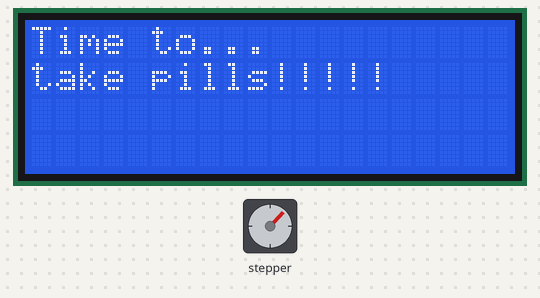
The sketch below on a simulated Arduino Uno, built with avr-gcc and run on an emulated ATmega328P. Shown: stepper motor, 20×4 character LCD. Wiring (inferred from the names in the program): stepper motor (2048 steps per turn assumed): coils pin 8, pin 9, pin 10, pin 11.

Above: at 0.7 s.
At 14.4 s:
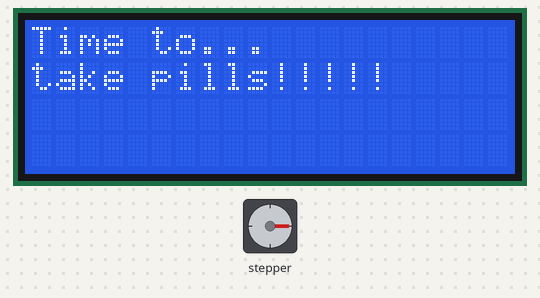
At 24.3 s:
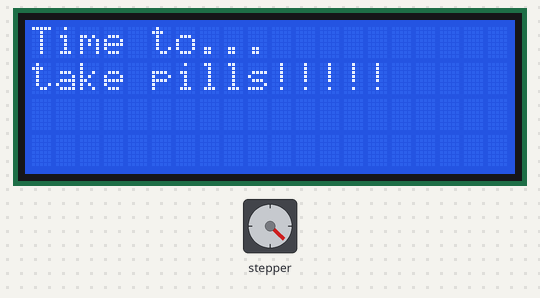
At 34.2 s:
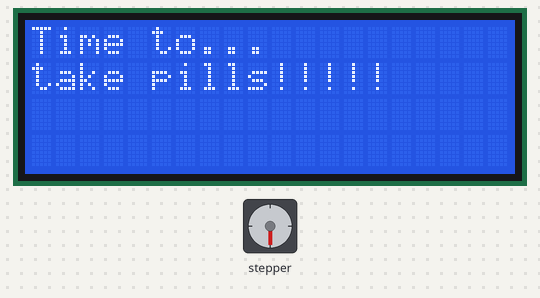
Timing chart, 0 to 40.0 s (numbered marks = the images above):
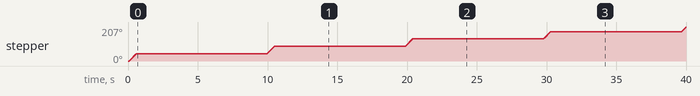

The sketch:

_13_steppermotor.ino
```cpp
/***********************************************************
File name: 13_steppermotor.ino
Description: You can observe the stepper motor is fast and
             forward in a circle, next the stepper motor is
             slow and reverse in a circle.
Website: www.quadstore.in
***********************************************************/

#include <Wire.h>
#include <LiquidCrystal_I2C.h>

LiquidCrystal_I2C lcd(0x27,20,4);

int Pin0 = 8;//definition digital 8 pins as pin to control the IN1 (ULN24L01)
int Pin1 = 9;//definition digital 9 pins as pin to control the IN2 (ULN24L01)
int Pin2 = 10;//definition digital 10 pins as pin to control the IN3 (ULN24L01)
int Pin3 = 11;//definition digital 11 pins as pin to control the IN4 (ULN24L01)

int _step = 512;
int _speed = 1;
void setup()
{
 pinMode(Pin0, OUTPUT);//Set digital 8 port mode, the OUTPUT for the output
 pinMode(Pin1, OUTPUT);//Set digital 9 port mode, the OUTPUT for the output
 pinMode(Pin2, OUTPUT);//Set digital 10 port mode, the OUTPUT for the output
 pinMode(Pin3, OUTPUT);//Set digital 11 port mode, the OUTPUT for the output
 lcd.init();
 lcd.backlight();
 lcd.setCursor(0,0);
}

void loop()
{
   //Speed(15);//Stepper motor speed = 15 fast (note:speed from 1 to 15)
  //Step(512);//Stepper motor forward 512 steps ---- 360 angle
  //delay(2000);// delay 2S
   //Speed(15); //Stepper motor speed = 1 slow  (note:speed from 1 to 15)
  //Step(-512);//Stepper motor backward 512 steps ---- 360 angle
  //delay(2000);//delay 2S

    Speed(15);
    Step(64);

    lcd.setCursor(0,0);

    lcd.print("Time to...");
    lcd.setCursor(0,1);
    lcd.print("take pills!!!!!");

    delay(1500);

    lcd.clear();

    delay(300);

    lcd.print("Time to...");
    lcd.setCursor(0,1);
    lcd.print("take pills!!!!!");

    delay(1500);

    lcd.clear();

    delay(500);

    lcd.print("Time to...");
    lcd.setCursor(0,1);
    lcd.print("take pills!!!!!");

    delay(1500);

    lcd.clear();

    delay(4000);
}
void Speed(int stepperspeed)//set Stepper speed
{
    _speed = 15 - stepperspeed;
    if( _speed<1){
     _speed = 1;
    }
    if( _speed>15){
     _speed = 15;
    }
}
void Step(int _step)//Stepper motor rotation
{
  if(_step>=0){  // Stepper motor forward
    for(int i=0;i<_step;i++){
      setStep(1, 0, 0, 1);
      delay(_speed);
      setStep(1, 0, 0, 0);
      delay(_speed);
      setStep(1, 1, 0, 0);
      delay(_speed);
      setStep(0, 1, 0, 0);
      delay(_speed);
      setStep(0, 1, 1, 0);
      delay(_speed);
      setStep(0, 0, 1, 0);
      delay(_speed);
      setStep(0, 0, 1, 1);
      delay(_speed);
      setStep(0, 0, 0, 1);
      delay(_speed);
    }
  }else{ // Stepper motor backward
     for(int i=_step;i<0;i++){
      setStep(0, 0, 0, 1);
      delay(_speed);
      setStep(0, 0, 1, 1);
      delay(_speed);
      setStep(0, 0, 1, 0);
      delay(_speed);
      setStep(0, 1, 1, 0);
      delay(_speed);
      setStep(0, 1, 0, 0);
      delay(_speed);
      setStep(1, 1, 0, 0);
      delay(_speed);
      setStep(1, 0, 0, 0);
      delay(_speed);
      setStep(1, 0, 0, 1);
      delay(_speed);
    }
   }
}
void setStep(int a, int b, int c, int d)
{
    digitalWrite(Pin0, a);
    digitalWrite(Pin1, b);
    digitalWrite(Pin2, c);
    digitalWrite(Pin3, d);
}
```

Measured:
- by itself, stepper: turns 44° clockwise in 0.49 s, repeating every 9.9 s
- what the display in image 0 shows lasts 1.5 s, from 0.6 s to 2.1 s
